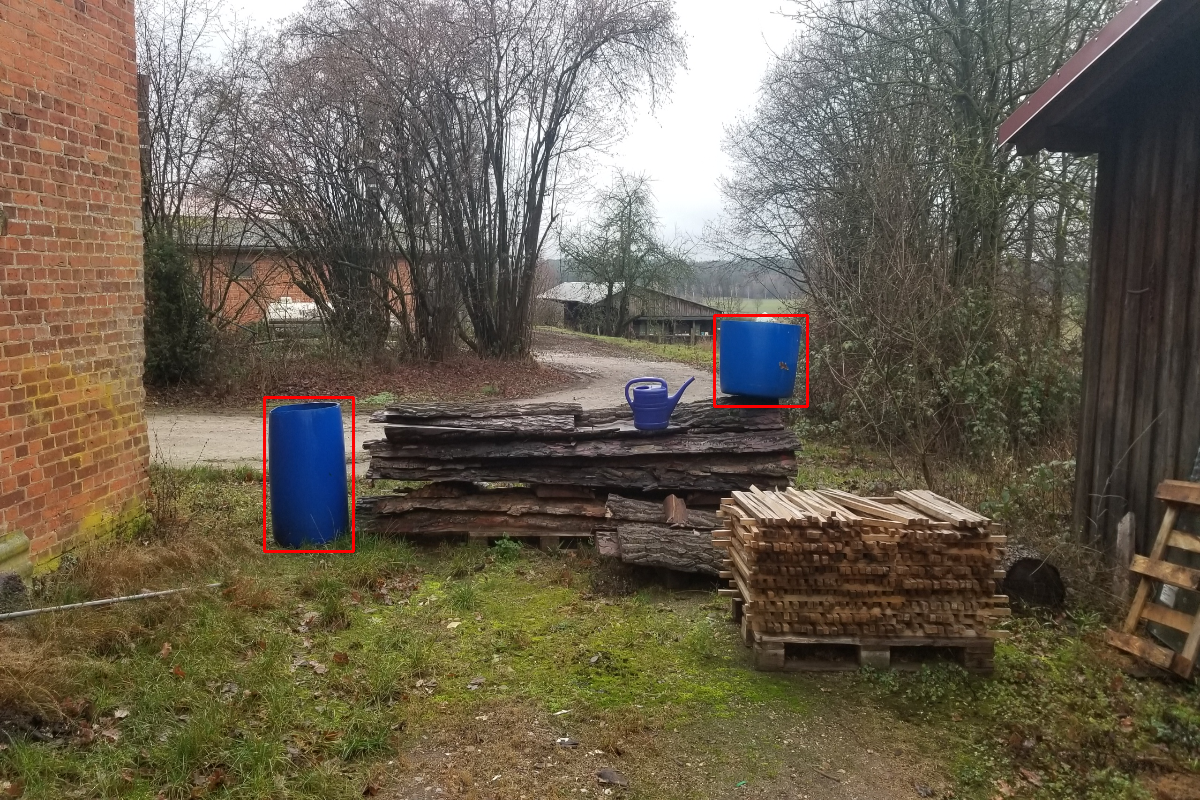
#> input picture Image/130_not_bbox_38.png, 1200 x 800 px; its folder holds only this picture in this run
$ python -i barrel_detector.py   (imports and definitions only)
#> lines starting #> are read from the running program, lines starting #| are printed output that depends on the picture; after the words box and inside, x2 and y2 are one past the last pixel; in counts of white or black regions, pixels touching at a corner belong together
### Gaussian.py
import numpy as np
import math


def Gaussian_likelihood(data, mean, cov, func_type):
    if func_type == 1:


         # perform cholesky decomposition

        decomp = np.linalg.cholesky(np.linalg.inv(cov))
        exponential = np.exp(-0.5 * np.sum (np.square (np.dot(data-mean,decomp)),axis = 1))
        likelihood=1/np.sqrt(((2*math.pi)**3) * np.linalg.det(cov)) * exponential

        return likelihood


    else:
        # for GMM
        C,num_c=mean.shape
        #data=data.T

        likelihood=0
        for i in range(C):
            likelihood = likelihood + Gaussian_likelihood(data,mean[i,:],np.diagflat(cov[i,:]), 1)

        return likelihood/C

### barrel_detector.py
'''
ECE276A WI19 HW1
Blue Barrel Detector
'''

import os, cv2
import sys
import numpy as np
import matplotlib.pyplot as plt
import math
from skimage.measure import label, regionprops, find_contours
from Gaussian import Gaussian_likelihood


class BarrelDetector():
	def __init__(self):


		self.mean_blue = np.matrix([[87.30065819337267, 164.00427541988198, 94.22571777122106]])
		self.sigma_blue = np.matrix([[1215.09627254,   290.00006335, -520.34939405],
        [ 290.00006335,  226.27805361, -231.39182989],
        [-520.34939405, -231.39182989,  370.00547045]])

		self.mean_green = np.matrix([[64.03912434167401, 116.87720666350218, 125.99686800009562]])
		self.sigma_green = np.matrix( [[ 8.48335003e+02, -1.40093432e+02, -1.29044073e-01],
        [-1.40093432e+02,  1.01617826e+02, -2.20487040e+01],
        [-1.29044073e-01, -2.20487040e+01,  8.40901475e+01]])

		self.mean_brown = np.matrix( [[80.6684737676117, 109.14783147886596, 140.11057477005753]])
		self.sigma_brown = np.matrix([[871.00238841, -12.23194624,  38.10607956],
        [-12.23194624,  47.83237246, -55.50074092],
        [ 38.10607956, -55.50074092,  70.94725317]])

		self.mean_not_blue = np.matrix( [[122.15798992237505, 148.7481764946207, 110.1322075446003]])
		self.sigma_not_blue = np.matrix([[940.47524605, -25.19920041, -67.98969579],
        [-25.19920041, 165.48977154, -63.39900663],
        [-67.98969579, -63.39900663, 55.80629786]])


	def segment_image(self, img):
                # input type is BGR
		img = cv2.cvtColor(img,cv2.COLOR_RGB2YCR_CB)
#> img: shape (800, 1200, 3); mean of channels 0, 1, 2 98, 134, 118.3

		h,w,c = img.shape
#> h = 800; w = 1200; c = 3

		test_data = np.matrix(np.zeros((h*w,3)))
		test_data[:,0] = np.reshape(img[:,:,0],(-1,1))
		test_data[:,1] = np.reshape(img[:,:,1],(-1,1))
		test_data[:,2] = np.reshape(img[:,:,2],(-1,1))

		Gaussian_blue = Gaussian_likelihood(test_data,self.mean_blue,self.sigma_blue,1)
		Gaussian_green = Gaussian_likelihood(test_data,self.mean_green,self.sigma_green,1)
		Gaussian_brown = Gaussian_likelihood(test_data,self.mean_brown,self.sigma_brown,1)
		Gaussian_not_barrel_blue = Gaussian_likelihood(test_data,self.mean_not_blue,self.sigma_not_blue,1)

		#Gaussian_blue.shape: 960000x1

		combine = np.hstack((Gaussian_blue,Gaussian_green,Gaussian_brown,Gaussian_not_barrel_blue))


		#combine.shape: 960000x4

		max_pdf = np.argmax(combine,axis=1)


		result = np.array([1 if c==0 else 0 for c in max_pdf])

		# class 0 (blue barrel)
		# class 1,2,3(brown, green, not blue barrel)

		pred = np.reshape(result,(800,1200))


		return pred

	def get_bounding_box(self, ori_img):
		mask= self.segment_image(ori_img)
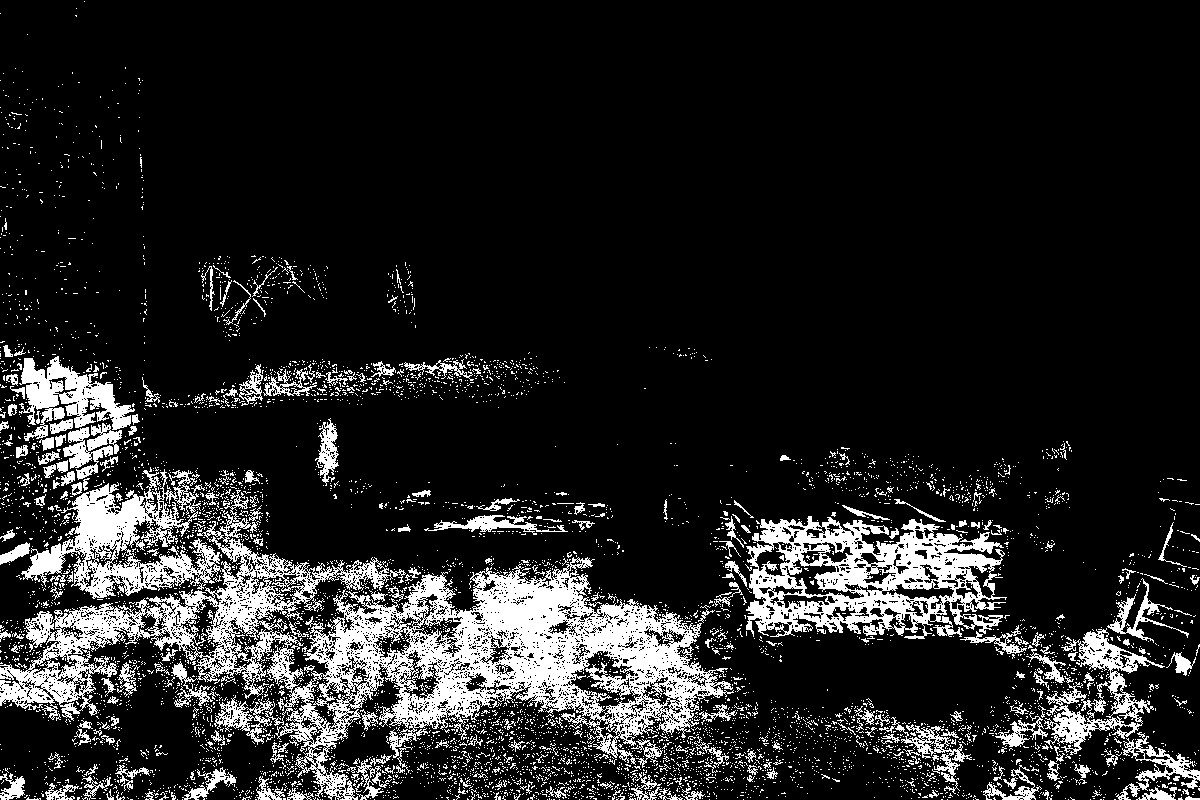
#> mask: shape (800, 1200) int64; values 0 (black) and 1 (white), 13.9% white; 6034 white regions (5754 under 20 px), largest, box (x1, y1, x2, y2) and area: (0, 490, 734, 800) 57025, (746, 516, 1007, 639) 16335, (21, 469, 221, 599) 9784
		img = np.zeros((800,1200,3))
		img[:,:,0]=mask
		img[:,:,1]=mask
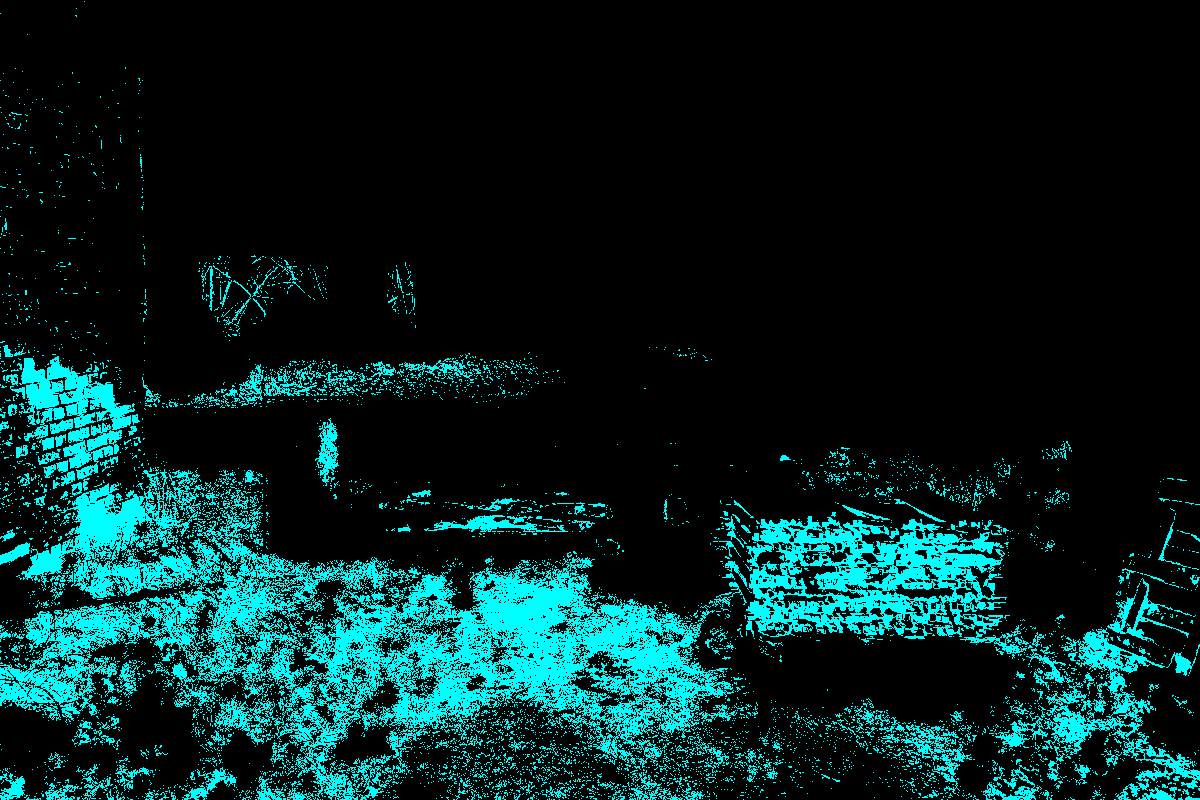
#> img: shape (800, 1200, 3) float64; mean of channels 0, 1, 2 0.139, 0.139, 0; drawn as B, G, R
		img[:,:,2]=mask

		# image processing
		kernel = cv2.getStructuringElement(cv2.MORPH_RECT,(7, 7))
		img =cv2.erode(img,kernel)
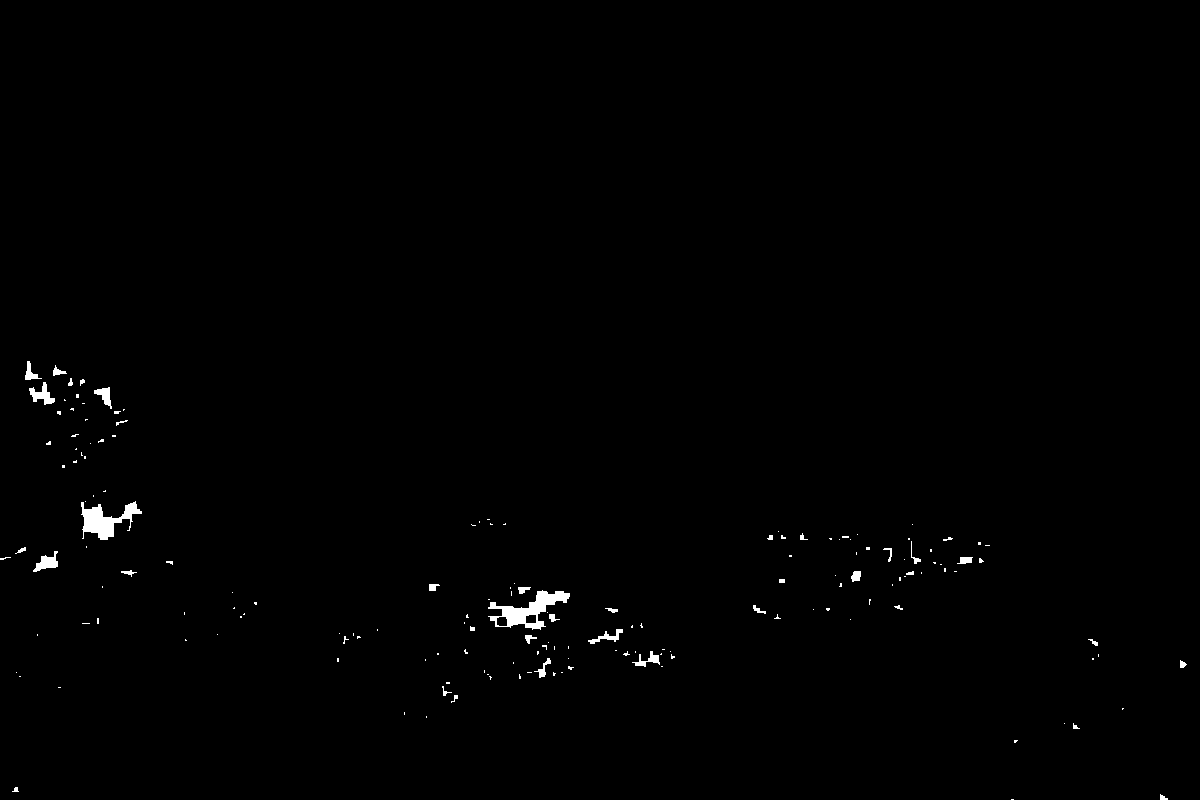
#> img: shape (800, 1200, 3) float64; values 0 (black) and 1 (white), 0.56% white; 165 white regions (126 under 20 px), largest, box (x1, y1, x2, y2) and area: (488, 590, 570, 630) 1237, (81, 501, 142, 540) 1055, (29, 382, 55, 405) 267
		img =cv2.dilate(img,kernel,iterations = 3)
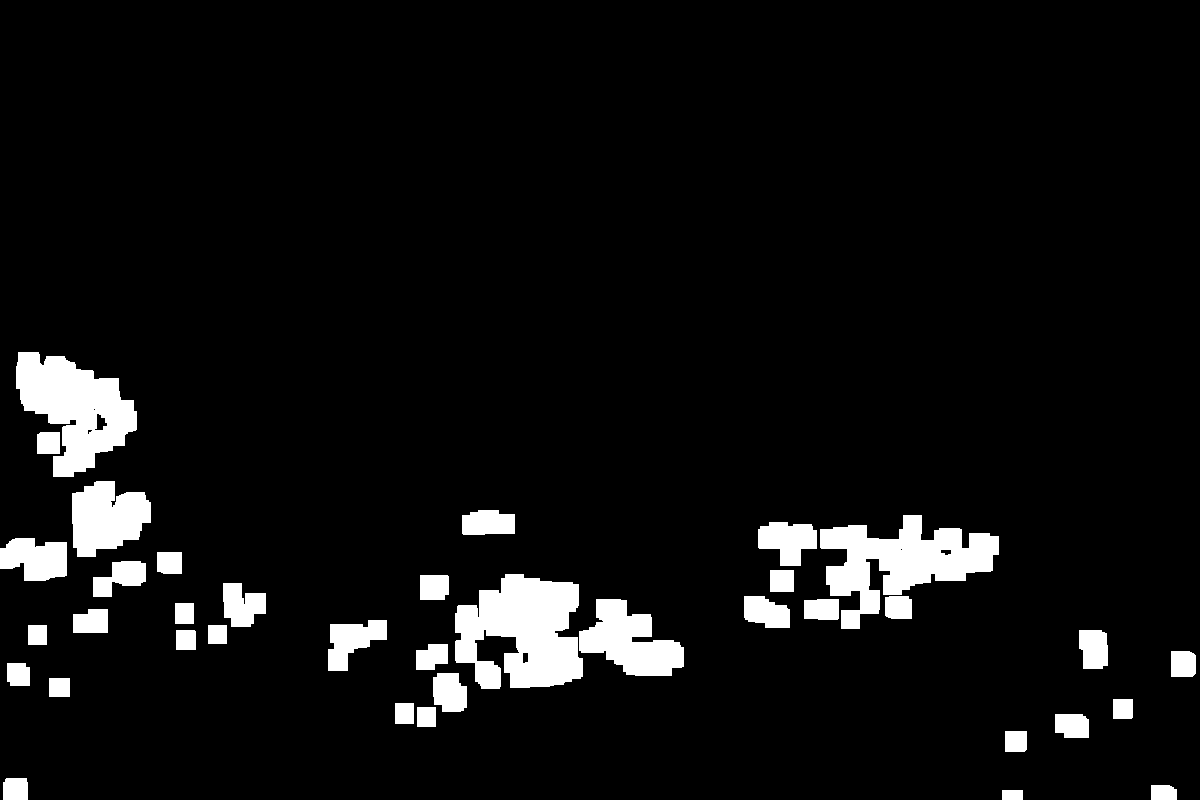
#> img: shape (800, 1200, 3) float64; values 0 (black) and 1 (white), 6.5% white; 37 white regions, largest, box (x1, y1, x2, y2) and area: (455, 574, 583, 689) 10485, (820, 515, 999, 629) 9440, (16, 352, 137, 477) 8554


		img = np.array(img,dtype='uint8')
		ret,thresh = cv2.threshold(img, 0, 255, 0)
		thresh = cv2.cvtColor(thresh,cv2.COLOR_RGB2GRAY)
#> thresh: shape (800, 1200); 6.5% white; 37 white regions
		contours,hierarchy = cv2.findContours(thresh, cv2.RETR_EXTERNAL, cv2.CHAIN_APPROX_NONE)
#> contours = 37 contours; largest, box (x1, y1, x2, y2) and area: (455, 574, 583, 689) 10172, (820, 515, 999, 629) 9057, (16, 352, 137, 477) 8412, (579, 599, 684, 676) 4535, (72, 481, 151, 557) 4208

		area_list=[cv2.contourArea(c) for c in contours]
#> area_list = 37 values, max 10172.5 at index 26, min 180 at index 0, mean 1594.5
		max_area=contours[area_list.index(max(area_list))]
#> max_area = contour of 717 points, box (x1, y1, x2, y2) (455, 574, 583, 689), area 10172


		bondbox=[]


		if all(np.array(area_list)<1000):

			boxes = []

			for c in contours:

				area = cv2.contourArea(c)
				if area < max(area_list)/2:
						continue

				(x, y, w, h) = cv2.boundingRect(c)
				boxes.append([x,y,x+w,y+h])

			boxes = np.asarray(boxes)
			left = np.min(boxes[:,0])
			top = np.min(boxes[:,1])
			right = np.max(boxes[:,2])
			bottom = np.max(boxes[:,3])

			bondbox.append([left,top,right,bottom])

		else:
			for c in contours:
				area = cv2.contourArea(c)
				if area < max(area_list)/2:
					continue

				(x, y, w, h) = cv2.boundingRect(c)


				if(w/h<=0.4) or (w/h>=1.1):
					continue

				bondbox.append([x,y,x+w,y+h])
#> this loop made 37 passes
#> area on passes 1 to 12: 180, 333.5, 492.5, 418, 696, 342, 360, 360.5, 360, 1057.5, 457, 584.5
#> (area, x, y, w, h) on passes 27, 33, 37: (10172.5, 455, 574, 128, 115), (9057, 820, 515, 179, 114), (8412.5, 16, 352, 121, 125)
#> after the loop, bondbox = [[16, 352, 137, 477]]
		bondbox.sort(key=lambda x: x[0])


		return bondbox


# [23 lines not run here, left out]

        #Display results:
        #(1) Segmented images
        #	 mask_img = my_detector.segment_image(img)
        #(2) Barrel bounding box
        #    boxes = my_detector.get_bounding_box(img)
        #The autograder checks your answers to the functions segment_image() and get_bounding_box()
        #Make sure your code runs as expected on the testset before submitting to Gradescope


>>> import cv2
>>> picture = cv2.cvtColor(cv2.imread('Image/130_not_bbox_38.png'), cv2.COLOR_BGR2RGB)
>>> result = BarrelDetector().get_bounding_box(picture)
#> result = [[16, 352, 137, 477]]

$ run again, on Image/130_not_bbox_46.png
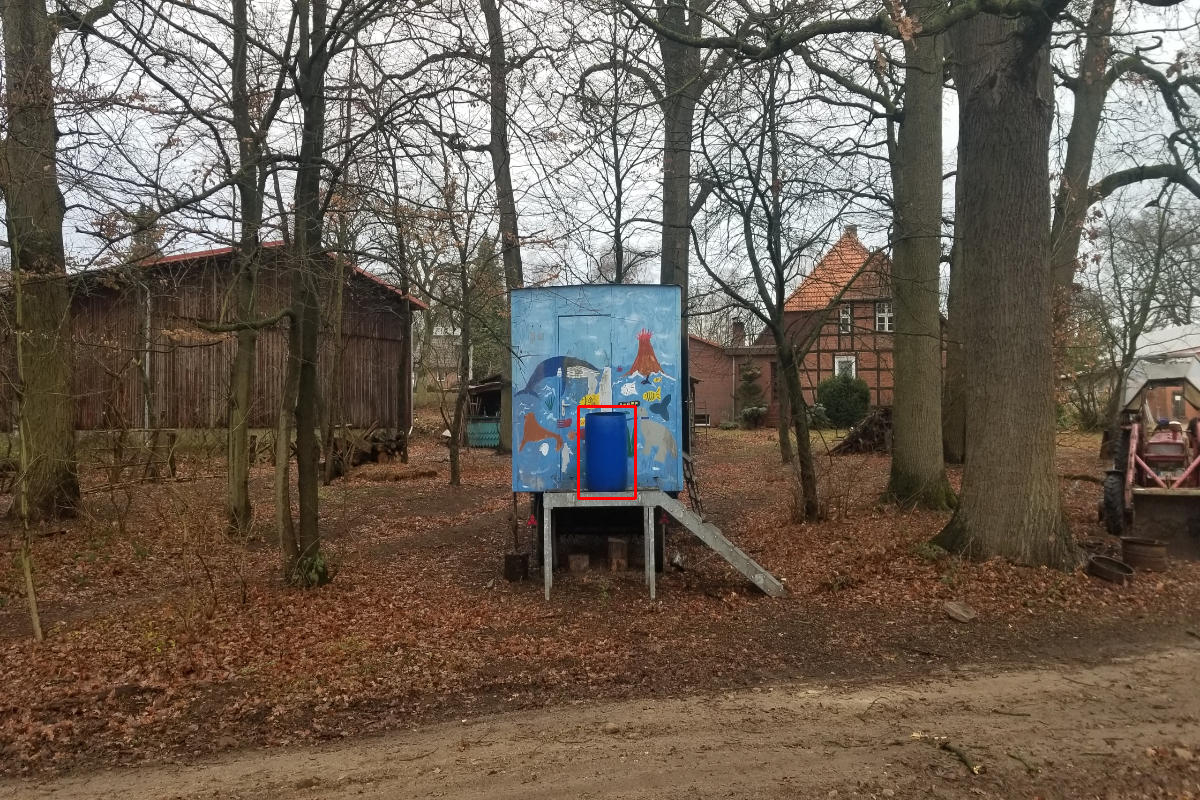
#> input picture Image/130_not_bbox_46.png, 1200 x 800 px
#> in get_bounding_box, `mask= self.segment_image(ori_img)`:
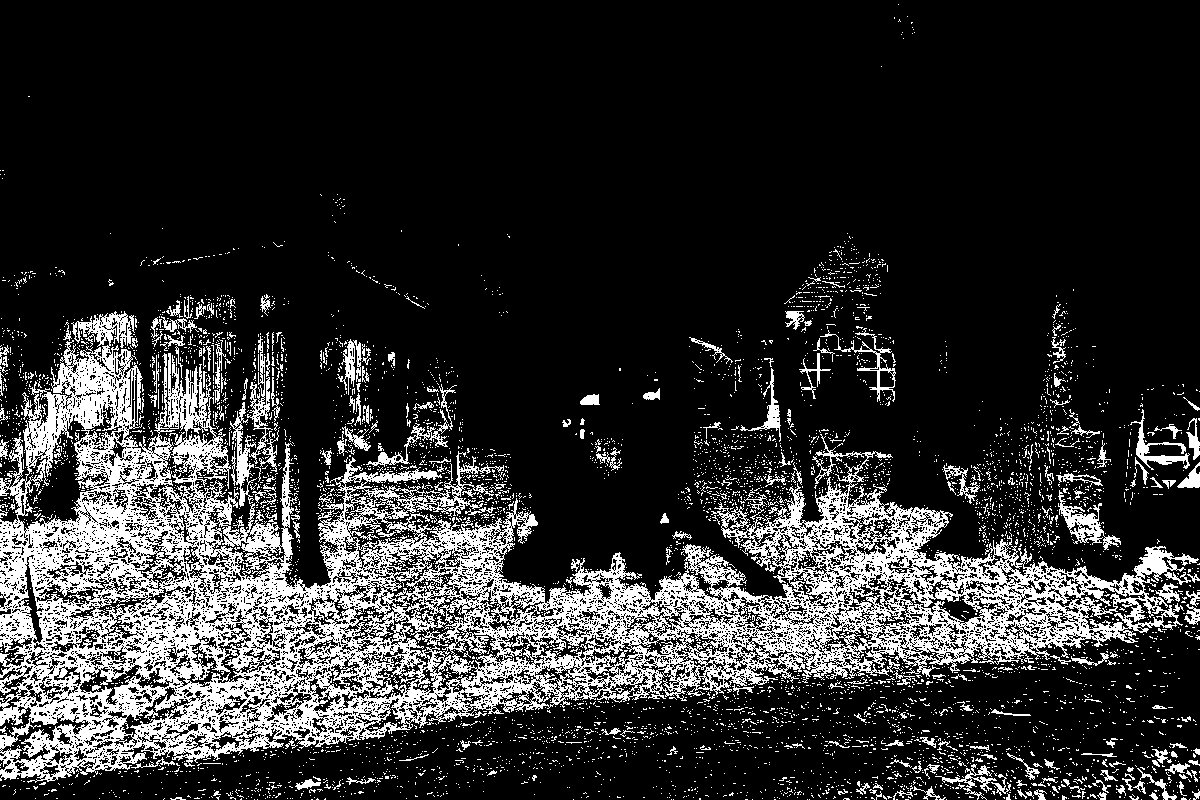
#> mask: shape (800, 1200) int64; values 0 (black) and 1 (white), 18.8% white; 5759 white regions (5506 under 20 px), largest, box (x1, y1, x2, y2) and area: (0, 311, 1199, 783) 145096, (1058, 490, 1121, 550) 1039, (230, 402, 257, 507) 915
#> in get_bounding_box, `img =cv2.dilate(img,kernel,iterations = 3)`:
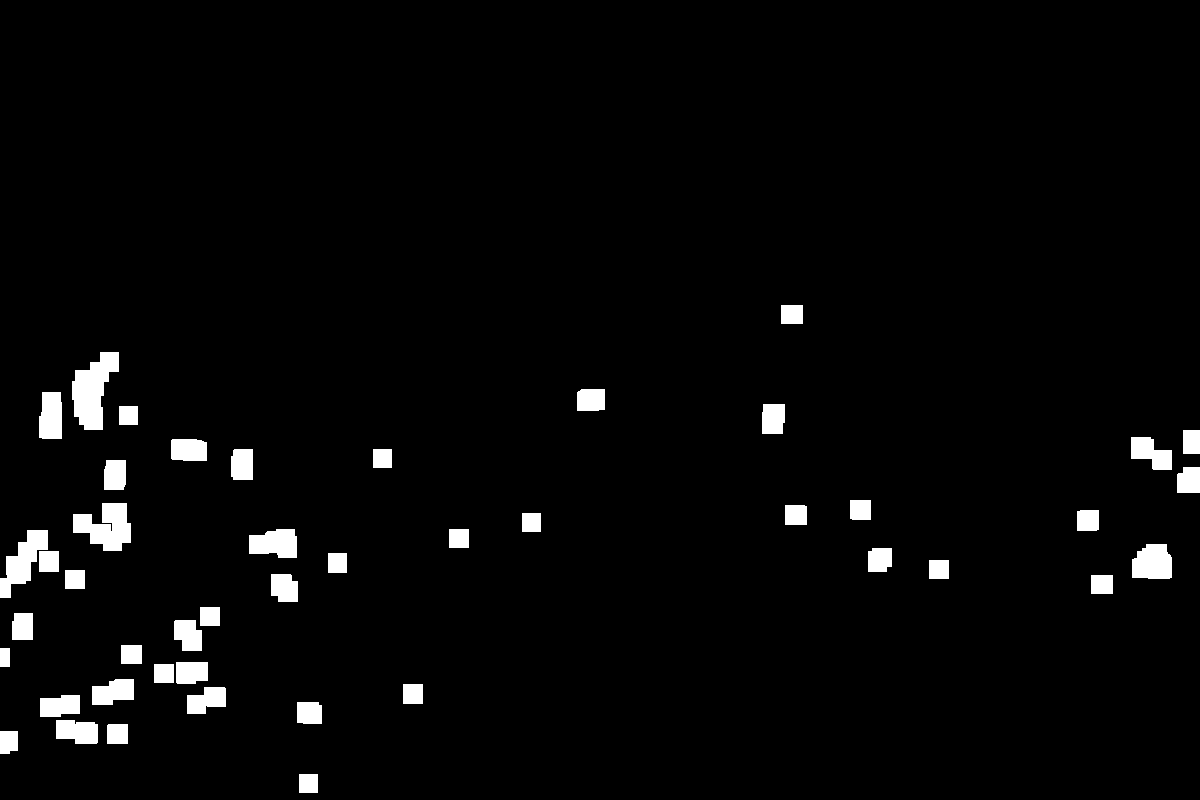
#> img: shape (800, 1200, 3) float64; values 0 (black) and 1 (white), 3% white; 45 white regions, largest, box (x1, y1, x2, y2) and area: (72, 352, 119, 430) 2183, (73, 503, 131, 551) 1799, (0, 530, 48, 598) 1514
#> contours = 45 contours; largest, box (x1, y1, x2, y2) and area: (72, 352, 119, 430) 2062, (73, 503, 131, 551) 1671, (0, 530, 48, 598) 1402, (1132, 544, 1172, 579) 1138, (249, 529, 297, 558) 1061
#> area_list = 45 values, max 2062 at index 43, min 162 at index 11, mean 593.3
#> max_area = contour of 240 points, box (x1, y1, x2, y2) (72, 352, 119, 430), area 2062
#> the loop in get_bounding_box, `for c in contours:` made 45 passes
#> area on passes 1 to 8: 324, 350.5, 379.5, 793.5, 490, 700, 711, 361
#> after the loop in get_bounding_box, `for c in contours:`: bondbox = [[0, 530, 48, 598], [72, 352, 119, 430]]
